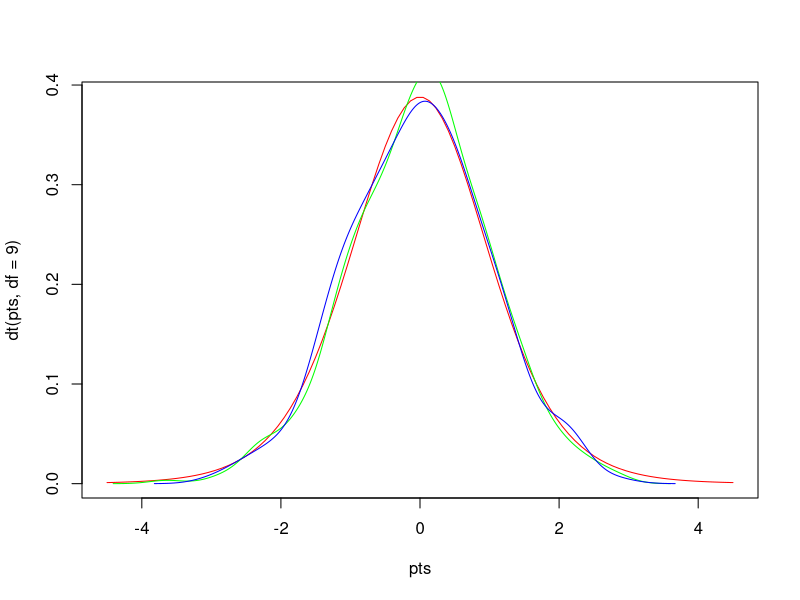

Recreate this plot in R.
#Author: Ian Adams; Date: October 31, 2024

x = rnorm(1000)
y = rnorm(300)

pts = seq(-4.5,4.5,length=100)
plot(pts,dt(pts,df=9),col='red',type='l')

lines(density(x), col='green')
lines(density(y), col='blue') 

ttest = t.test(x,y)
ttest

#	Welch Two Sample t-test

#data:  x and y
#t = 0.75717, df = 470.58, p-value = 0.4493
#alternative hypothesis: true difference in means is not equal to 0
#95 percent confidence interval:
# -0.08115979  0.18291313
#sample estimates:
#  mean of x   mean of y 
# 0.03796076 -0.01291591 

